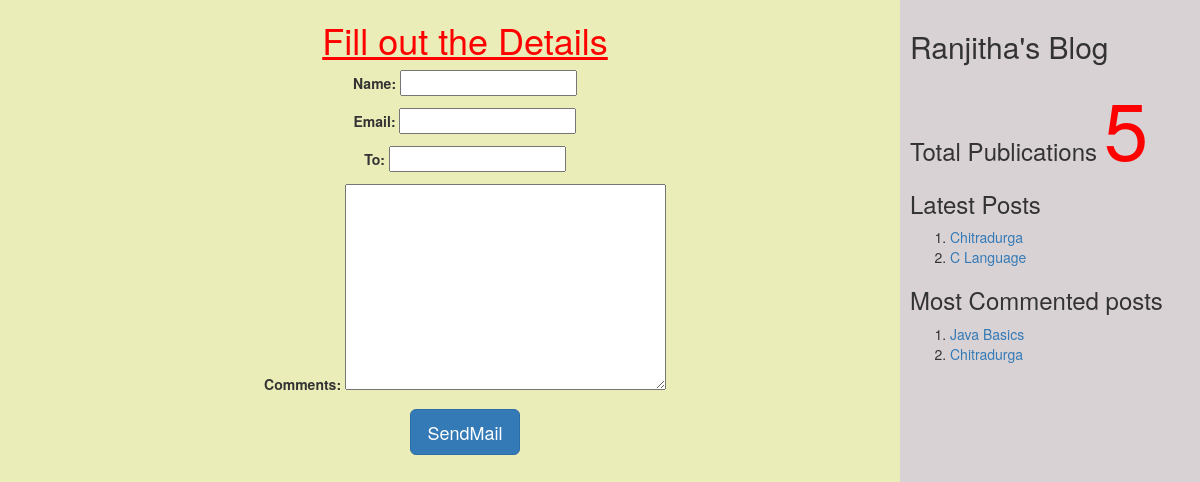
The app's page /2/share/ with its own data.
### myApp/models.py (models this page shows, shortened)
class Post(models.Model):
    tags=TaggableManager()
    STATUS_CHOICES=(('draft','Draft'),('published','Published'))
    title=models.CharField(max_length=200)
    slug=models.SlugField(max_length=264,unique_for_date='publish')
    author=models.ForeignKey(User,related_name='blog_posts',on_delete=models.CASCADE)
    body=models.TextField()
    publish=models.DateTimeField(default=timezone.now)
    created=models.DateTimeField(auto_now_add=True)
    updated=models.DateTimeField(auto_now=True)
    status=models.CharField(max_length=20,choices=STATUS_CHOICES,default='draft')
    objects=CustomManager()
    class Meta:
        ordering=('-publish',)
    def get_absolute_url(self):
        return reverse('post_detail',args=[self.publish.year,self.publish.strftime('%m'),self.publish.strftime('%d'),self.slug])

### myApp/views.py (the view, shortened to what this page needs)
# urls.py: url(r'^(?P<id>\d+)/share/$',views.mail_send_view),
def mail_send_view(request,id):
    post=get_object_or_404(Post,id=id,status='published')
    form=EmailSendForm()
    d={'post':post,'form':form}
    return render(request,'myApp/sharebymail.html',d)

### myApp/forms.py
class EmailSendForm(forms.Form):
    name=forms.CharField()
    email=forms.EmailField()
    to=forms.EmailField()
    comments=forms.CharField(required=False,widget=forms.Textarea)

### myApp/models.py (called while the page is built)
    def get_queryset(self):
        return super().get_queryset().filter(status='published')

### myApp/templatetags/mytags.py (called while the page is built)
@register.simple_tag
def total_posts():
    return Post.objects.count()

@register.inclusion_tag('myApp/latest_post.html')
def show_latest_posts(count=3):
    latest_post=Post.objects.order_by('-publish')[:count]
    return {'latest_posts':latest_post}

@register.simple_tag
def get_most_commented_posts(count=2):
    return Post.objects.annotate(total_comments=Count('comments')).order_by('-total_comments')[:count]

### templates/myApp/sharebymail.html (shortened to what this page needs)
<!DOCTYPE html>
<html lang="en" dir="ltr">
{%extends 'myApp/parent.html'%}
    {%block content_block%}
    <center>
    <h1 style="color:red"><u>Fill out the Details</u></h1>
    <form method="post">
      {{form.as_p}}
      <input type="submit" class="btn btn-lg btn-primary"  value="SendMail">
    </form>
    </center>
    {%endblock%}

### templates/myApp/parent.html (shortened to what this page needs)
<html>
{% load mytags %}
  <head>
    <link rel="stylesheet" href="https://maxcdn.bootstrapcdn.com/bootstrap/3.3.7/css/bootstrap.min.css">
  </head>
  <body>
    <div class="content" style="width:75%;float:left;background-color:#eaedb7;height:1000px;padding:0 0 0 30px">
     {%block content_block%}
      {%endblock%}
    </div>
    <div class="sidebar" style="width:25%;float:right;background-color:#d9d2d4;height:1000px;padding:10px">
      <h2>Ranjitha's Blog</h2>
      <h3> Total Publications
        <span style="color:red; font-size:80px">
        {% total_posts %}
        </span>
        <h3>Latest Posts </h3>
        {%show_latest_posts 2%}
        <h3>Most Commented posts</h3>
        {% get_most_commented_posts as m %}
        <ol>
          {% for post in m%}
          <li><a href="{{post.get_absolute_url}}">{{post.title}}</a></li>
          {%endfor%}
        </ol>
  </body>
</html>

### templates/myApp/latest_post.html
<!DOCTYPE html>
  <body>
    <ol>
    {%for post in latest_posts %}
    <li><a href="{{post.get_absolute_url}}">{{post.title}}</a></li>
    {%endfor%}
      </ol>
  </body>
</html>

### records on screen
Post: title "Chitradurga"
Post: title "C Language"
Post: title "Java Basics"
